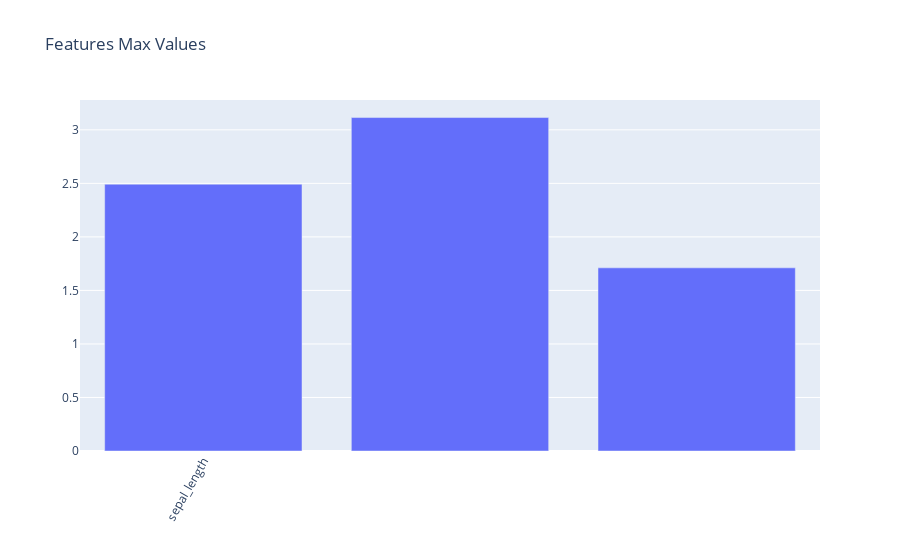

Notebook cell for this chart:
### Code cell
fig = px.bar(scaled[feats].max(), title='Features Max Values')
fig.layout.xaxis.tickangle = 300
fig.update_traces(showlegend = False)
fig.layout.xaxis. dtick = 5
fig.layout.xaxis.title = ''
fig.layout.yaxis.title = ''
fig.show()

### Figure 1 — Plotly figure (JSON) as saved in the notebook; plotly's stock layout.template omitted (floating-point values rounded to 4 significant figures)
{"data": [{"alignmentgroup": "True", "hovertemplate": "variable=0<br>index=%{x}<br>value=%{y}<extra></extra>", "legendgroup": "0", "marker": {"color": "#636efa", "pattern": {"shape": ""}}, "name": "0", "offsetgroup": "0", "orientation": "v", "showlegend": false, "textposition": "auto", "x": ["sepal_length", "sepal_width", "petal_width"], "xaxis": "x", "y": [2.492, 3.115, 1.711], "yaxis": "y", "type": "bar"}], "layout": {"xaxis": {"anchor": "y", "domain": [0, 1], "title": {"text": ""}, "tickangle": -60, "dtick": 5, "type": "category", "range": [-0.5, 2.5], "autorange": true}, "yaxis": {"anchor": "x", "domain": [0, 1], "title": {"text": ""}, "type": "linear", "range": [0, 3.279], "autorange": true}, "legend": {"title": {"text": "variable"}, "tracegroupgap": 0}, "title": {"text": "Features Max Values"}, "barmode": "relative", "autosize": true}}
